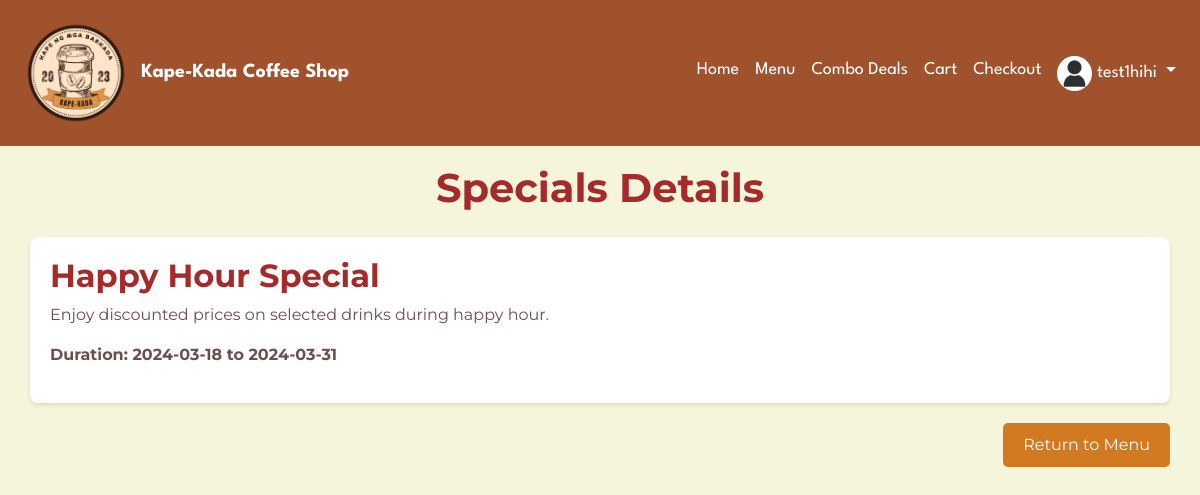
Screenshot of /specials_details.php?id=1 (signed in) with the database file from the repository.
### tables this page shows
CREATE TABLE `users` (
  `user_id` int NOT NULL,
  `fullname` varchar(255) NOT NULL,
  `email` varchar(330) NOT NULL,
  `phoneNumber` varchar(255) NOT NULL,
  `birthday` date NOT NULL,
  `password` varchar(255) NOT NULL,
  `role` varchar(255) NOT NULL,
  `wallet` decimal(10,2) DEFAULT '0.00',
  `address` varchar(255) DEFAULT NULL,
  `picture` varchar(255) DEFAULT NULL,
  `login_attempts` int DEFAULT NULL,
  `ban_time` int DEFAULT NULL
);

CREATE TABLE `specials` (
  `specials_id` int NOT NULL,
  `name` varchar(255) NOT NULL,
  `description` text NOT NULL,
  `price` decimal(8,2) NOT NULL,
  `start_date` date NOT NULL,
  `end_date` date NOT NULL
);

### specials_details.php (the view, shortened to what this page needs)
<?php
include 'db_connection.php';
include 'navbar.php';
if(isset($_GET['id'])) {
    $special_id = mysqli_real_escape_string($conn, $_GET['id']);
    $sql = "SELECT * FROM specials WHERE specials_id = '$special_id'";
    $result = mysqli_query($conn, $sql);
    if(mysqli_num_rows($result) > 0) {
        $special = mysqli_fetch_assoc($result);
?>
<!DOCTYPE html>
<html lang="en">
<head>
    <link rel="stylesheet" href="https://stackpath.bootstrapcdn.com/bootstrap/4.5.2/css/bootstrap.min.css">
    <link rel="stylesheet" href="https://use.fontawesome.com/releases/v5.15.1/css/all.css">
</head>
<body>
<div class="container promotion-details-section">
    <h1 class="text-center">Specials Details</h1>
    <div class="promotion-item">
        <h2 class="promotion-title"><?php echo $special['name']; ?></h2>
        <p class="promotion-description"><?php echo $special['description']; ?></p>
        <p class="promotion-duration">Duration: <?php echo $special['start_date']; ?> to <?php echo $special['end_date']; ?></p>
    </div>
    <div class="text-right">
        <a href="menu.php" class="btn btn-return-to-menu">Return to Menu</a>
    </div>
</div>
</body>
</html>
<?php
    } else {
        echo "Specials not found.";
    }
} else {
    echo "Invalid request. Specials ID not provided.";
}
?>

### navbar.php (shortened to what this page needs)
<?php
include 'db_connection.php';
$userData = null;
if (isset($_SESSION['email'])) {
    $userEmail = $_SESSION['email'];
    $userQuery = "SELECT fullname, picture FROM users WHERE email = ?";
    $stmt = $conn->prepare($userQuery);
    $stmt->bind_param("s", $userEmail);
    $stmt->execute();
    $result = $stmt->get_result();
    $userData = $result->fetch_assoc();
}
?>
<!DOCTYPE html>
<html lang="en">
<head>
    <link rel="stylesheet" href="https://stackpath.bootstrapcdn.com/bootstrap/4.5.2/css/bootstrap.min.css">
</head>
<body>
<nav class="navbar navbar-expand-lg fixed-top">
    <a class="navbar-brand" href="index.php">
        <img src="logo.png" alt="Kape-Kada Coffee Shop" style="width: 120px; height: auto;"> Kape-Kada Coffee Shop
    </a>
    <div class="collapse navbar-collapse" id="navbarNav">
        <ul class="navbar-nav ml-auto">
            <li class="nav-item active">
                <a class="nav-link" href="index.php">Home <span class="sr-only">(current)</span></a>
            </li>
            <li class="nav-item">
                <a class="nav-link" href="menu.php">Menu</a>
            </li>
            <li class="nav-item">
                <a class="nav-link" href="combos.php">Combo Deals</a>
            </li>
            <li class="nav-item">
                <a class="nav-link" href="cart.php">Cart</a>
            </li>
            <li class="nav-item">
                <a class="nav-link" href="checkout.php">Checkout</a>
            </li>
            <?php if ($userData): ?>
                <li class="nav-item dropdown">
                    <a class="nav-link dropdown-toggle" href="#" id="navbarDropdown" role="button" data-toggle="dropdown" aria-haspopup="true" aria-expanded="false">
                        <?php if ($userData['picture']): ?>
                            <img src="<?php echo $userData['picture']; ?>" alt="Profile Picture" style="width: 35px; height: 35px; border-radius: 50%;">
                        <?php endif; ?>
                        <?php echo $userData['fullname']; ?>
                    </a>
                </li>
            <?php endif; ?>
        </ul>
    </div>
</nav>
</body>
</html>

### navbar.php (style rules this page uses)
body { padding-top: 46px; color: #FFFFFF; }
.navbar { background-color: #A0522D; transition: background-color 0.5s ease; }
.navbar-brand { color: #FFFFFF; font-family: 'League Spartan', sans-serif; font-weight: bold; transition: transform 0.5s ease, color 0.3s ease; }
.navbar-brand img { transition: transform 0.5s ease; }
.nav-link { color: #FFFFFF !important; transition: color 0.3s ease; }
.nav-link { font-family: 'League Spartan', sans-serif; color: #FFFFFF !important; transition: color 0.3s ease; font-size: 18px; }
.nav-link, .dropdown-item { font-family: 'League Spartan', sans-serif; font-size: 18px; color: solid black !important; transition: color 0.3s ease; }

### specials_details.php (style rules this page uses)
body { background-color: #F5F5DC; color: #6B4F4E; font-family: 'Montserrat', sans-serif; }
.navbar { font-family: 'Merriweather', serif; }
.promotion-details-section { padding: 40px 0; }
.promotion-item { background: #FFFFFF; padding: 20px; margin-bottom: 20px; border-radius: 8px; box-shadow: 0 2px 4px rgba(0,0,0,0.1); }
.promotion-title { color: #A52A2A; font-weight: 700; }
.promotion-description { font-size: 16px; }
.promotion-duration { font-weight: bold; }
h1 { margin-top: 78px; margin-bottom: 25px; color: #A52A2A; font-weight: 700; text-align: center; }
.btn-return-to-menu { background-color: #D17A22; color: #FFFFFF; border: none; padding: 10px 20px; border-radius: 5px; font-size: 16px; cursor: pointer; transition: background-color 0.3s; }

### rows the page displays
users: picture (placeholder picture), fullname "test1hihi"
specials: name "Happy Hour Special", description "Enjoy discounted prices on selected drinks during happy hour.", start_date "2024-03-18", end_date "2024-03-31"
